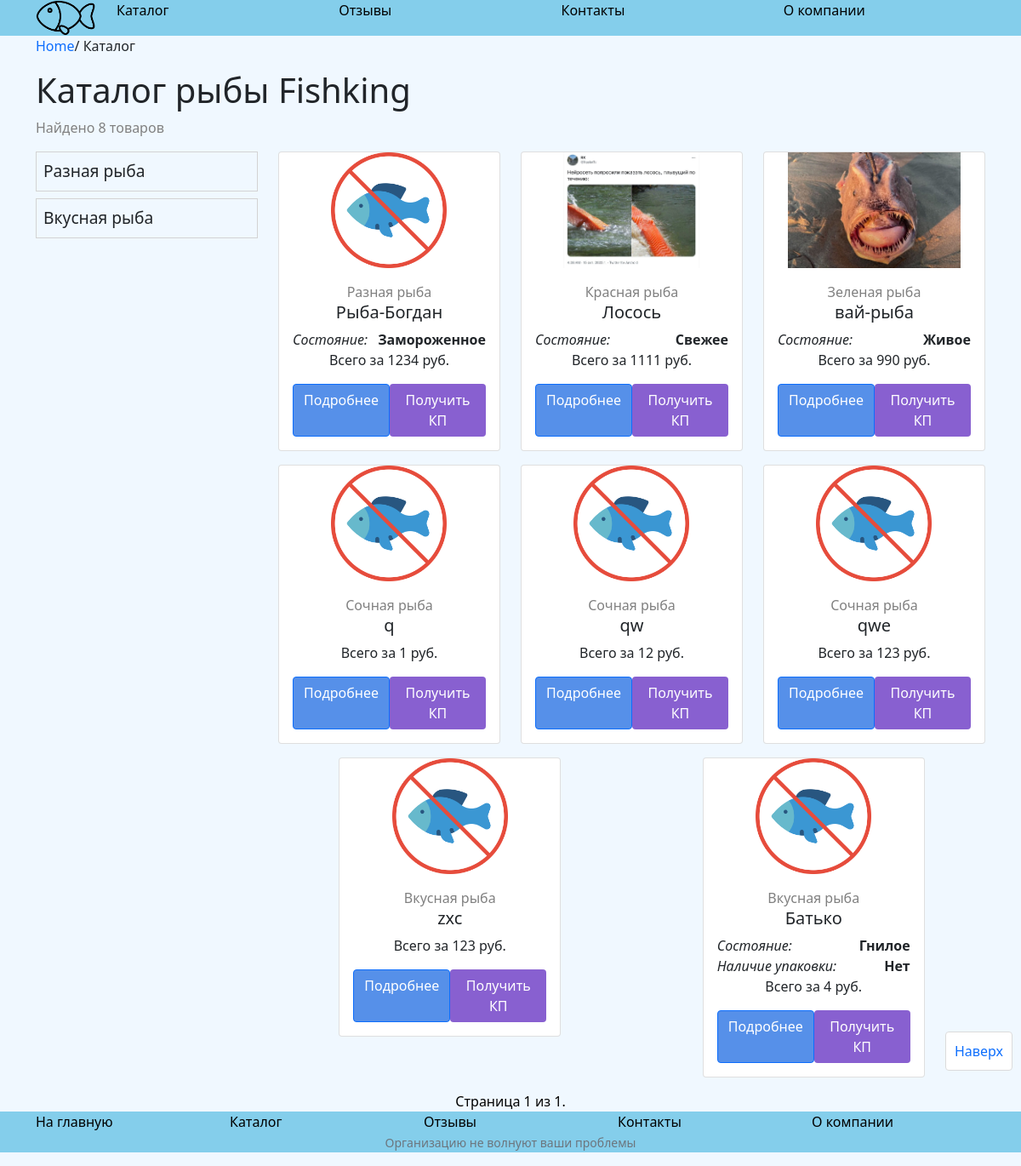
/catalog/, run on an earlier commit of the app's database.
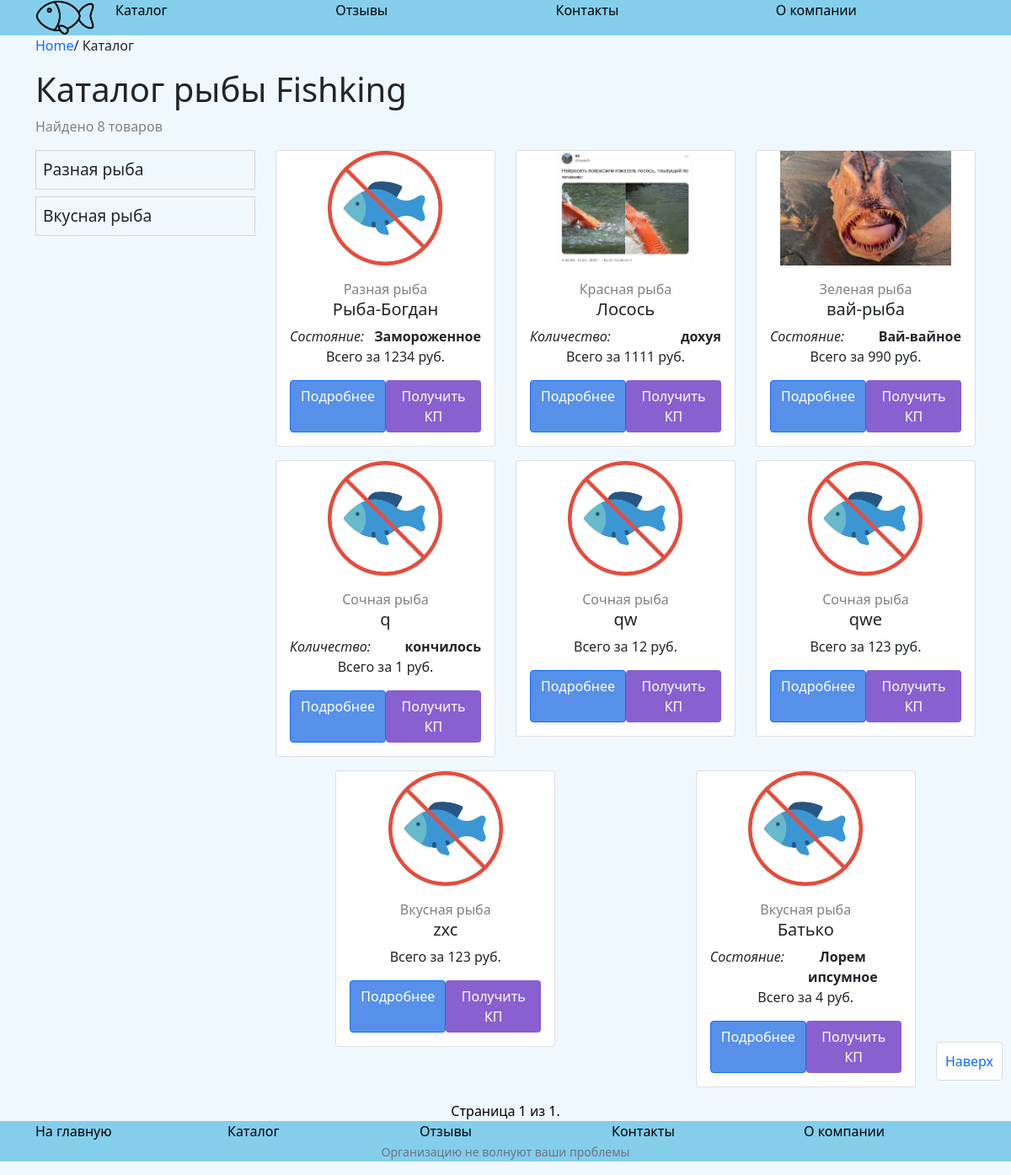
And on a later commit of the database.
### catalog/models.py (models this page shows, shortened)
class Category(models.Model):
    name = models.CharField(max_length=255, help_text = "Название категории")
    slug = models.SlugField(null=False, unique=True)
    image = models.ImageField(upload_to = 'uploads/category/', null = True, blank = True,)
    parent = models.ForeignKey('self', related_name='children', on_delete=models.SET_NULL, blank=True, null=True)
    CreateDate = models.DateField(auto_now_add=True)
    UpdateDate = models.DateField(auto_now=True, null=True)
    def __str__(self):
        return self.name

class Fish(models.Model):
    name = models.CharField(max_length=255, help_text="Название рыбы")
    price = models.IntegerField(help_text="Стоимость рыбы")
    category = models.ForeignKey(Category, on_delete=models.DO_NOTHING)
    provider = models.ForeignKey(Provider, on_delete=models.DO_NOTHING, null=True)
    active = models.BooleanField(default=0)
    slug = models.SlugField(null=False, unique=True)
    image = models.ImageField(upload_to = 'uploads/%Y/%m/%d/', null = True, blank = True,)
    attributes = models.ManyToManyField(Attribute, through='FilterInfo', related_name='attributes')
    CreateDate = models.DateField(auto_now_add=True)
    UpdateDate = models.DateField(auto_now=True, null=True)
    class Meta:
        ordering = ['-UpdateDate']

class FilterInfo(models.Model):
    rel_attribute = models.ForeignKey(Attribute, on_delete=models.CASCADE)
    rel_fish = models.ForeignKey(Fish, on_delete=models.CASCADE)
    value = models.CharField(max_length=255, help_text="Значение")
    show = models.BooleanField(default=0)
    def __str__(self):
        return self.value
    class Meta:
        ordering = ['rel_attribute']

class Attribute(models.Model):
    name = models.CharField(max_length=255, help_text="Название атрибута")
    CreateDate = models.DateField(auto_now_add=True)
    UpdateDate = models.DateField(auto_now=True, null=True)
    def __str__(self):
        return self.name

### catalog/views.py (the view)
# urls.py: path('catalog/',include('catalog.urls')),
def catalog(request):
    if request.method == 'POST':
        form = CallbackForm(request.POST)
        if form.is_valid():
            a = Callback_request(
                name = form.cleaned_data["name"],
                phone = form.cleaned_data["phone"],
                email = form.cleaned_data["email"],
                text = form.cleaned_data["text"],
            )
            a.save()
            return HttpResponseRedirect('/nice/')
    else:
        form = CallbackForm()
    categories = Category.objects.filter(parent = None)
    subcategories = Category.objects.filter(children = None)
    fishies = Fish.objects.all()
    attributes = FilterInfo.objects.all()
    paginator = Paginator(fishies, 12)
    providers = Provider.objects.all()
    page_number = request.GET.get('page')
    page_obj = paginator.get_page(page_number)
    count = len(fishies)
    return render (request,'catalog.html',{'categories':categories,'fishies':page_obj, 'providers':providers, 'subcategories':subcategories, 'count':count, 'form':form, 'attributes':attributes})

### catalog/templates/catalog.html
{% extends "base.html" %}
{% block breadcrumbs %}
<div class="breadcrumb">
  <div class="container">
    <div class="row">
      <div class="col">
        <a href="/">Home</a>/
        Каталог
      </div>
    </div>
  </div>
</div>
{% endblock %}
{% block content %}
{% load imagekit %}
{% load static %}
<div class="section">
  <div class="container">
    <h1>Каталог рыбы Fishking</h1>
    <p style="color: gray;">Найдено {{ count }} товаров
    </p>
    <div class="row">
      <div class="col-3">
        {% include "includes/category_list.html" with categories=categories %}
      </div>
      <div class="col">
        <div class="row">
          {% static 'fish_placeholder.png' as empty_image %}
          {% include "includes/product_list.html" with fishies=fishies empty_image=empty_image %}
        </div>
      </div>
    </div>
  </div>
</div>
{% endblock %}
{% block pagination %}
{% include "includes/pagination/fish_cards.html" with fishies=fishies %}
{% endblock %}

### catalog/templates/includes/category_list.html
<div class="col category-list">
  {% if categories %}
  {% for category in categories %}
  <a href="/catalog/{{category.slug}}">
    <div class="col">
      {{category.name}}
    </div>
  </a>
  {% endfor %}
  {% endif %}
</div>

### catalog/templates/includes/product_list.html (shortened to what this page needs)
{% for fish in fishies %}
<div class="col-4">
    <div class="card">
        {% if fish.image %}
        <a href="/catalog/fish/{{ fish.slug }}">
            <img class="img-fluid" src="/{{fish.image}}" alt="sample text">
        </a>
        {% else %}
        <a href="/catalog/fish/{{ fish.slug }}">
            <img class="img-fluid" src="{{empty_image}}" alt="sample text">
        </a>
        {% endif %}
        <div class="card-body">
            <div>
                <p class="card-category">{{ fish.category }}</p>
                <h5 class="card-title">{{ fish.name }}</h5>
            </div>
            <div class="attributes">
                {% for attr in attributes %}
                {% if attr.rel_fish == fish %}
                <p><span><em>{{attr.rel_attribute}}:</em></span> <span><strong>{{attr}}</strong></span></p>
                {% endif %}
                {% endfor %}
            </div>
            <p class="card-text">Всего за {{ fish.price }} руб.</p>
            <div class="card-buttons">
                <a href="/catalog/fish/{{ fish.slug }}" class="btn btn-primary">Подробнее</a>
                <button type="button" class="btn btn-commers" data-bs-toggle="modal" data-bs-target="#Callback">
                    Получить КП
                </button>
            </div>
        </div>
    </div>
</div>
{% endfor %}

What changed in the data, as far as the page shows it:
removed FilterInfo: rel_attribute "Состояние", value "Свежее", shown under Fish "Лосось"
removed FilterInfo: rel_attribute "Состояние", value "Живое", shown under Fish "вай-рыба"
removed FilterInfo: rel_attribute "Состояние", value "Гнилое", shown under Fish "Батько"
removed FilterInfo: rel_attribute "Наличие упаковки", value "Нет", shown under Fish "Батько"
added FilterInfo: rel_attribute "Количество", value "дохуя", shown under Fish "Лосось"
added FilterInfo: rel_attribute "Состояние", value "Вай-вайное", shown under Fish "вай-рыба"
added FilterInfo: rel_attribute "Количество", value "кончилось", shown under Fish (number 4 of 8 on the later page)
added FilterInfo: rel_attribute "Состояние", value "Лорем ипсумное", shown under Fish "Батько"
